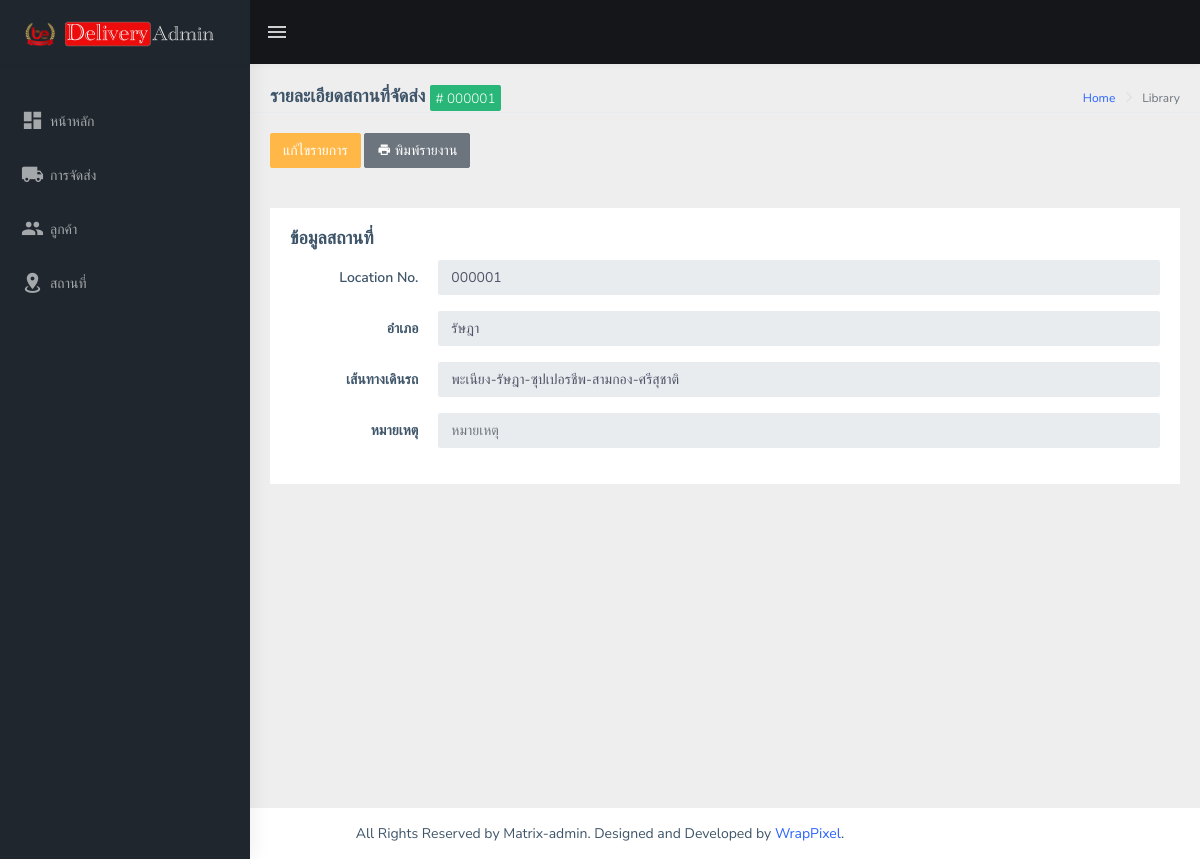
The page /manager/Location/location-detail.php?viewid=000001 on the database its author committed.
### tables this page shows
CREATE TABLE `location` (
  `ID` int(6) UNSIGNED ZEROFILL NOT NULL,
  `Area` varchar(200) DEFAULT NULL,
  `Route` varchar(200) DEFAULT NULL,
  `Other` varchar(200) DEFAULT NULL,
  `CreationDate` timestamp NOT NULL DEFAULT current_timestamp() ON UPDATE current_timestamp()
);

### manager/Location/location-detail.php (the view, shortened to what this page needs)
<?php
include('../../dbconnection.php');
?>
<!DOCTYPE html>
<html dir="ltr" lang="en">
<head>
    <link rel="stylesheet" type="text/css" href="../../assets/libs/select2/dist/css/select2.min.css">
    <link rel="stylesheet" type="text/css" href="../../assets/libs/jquery-minicolors/jquery.minicolors.css">
    <link rel="stylesheet" type="text/css" href="../../assets/libs/bootstrap-datepicker/dist/css/bootstrap-datepicker.min.css">
    <link rel="stylesheet" type="text/css" href="../../assets/libs/quill/dist/quill.snow.css">
    <link href="../../dist/css/style.min.css" rel="stylesheet">
</head>
<body>
    <div id="main-wrapper">
        <header class="topbar" data-navbarbg="skin5">
            <nav class="navbar top-navbar navbar-expand-md navbar-dark">
                <div class="navbar-header" data-logobg="skin5">
                    <a class="navbar-brand" href="index.html">
                        <b class="logo-icon p-l-10">
                            <img src="../../assets/images/icon.png" alt="homepage" class="light-logo" />
                        </b>
                        <span class="logo-text">
                            <img src="../../assets/images/text.png" alt="homepage" class="light-logo" />
                        </span>
                    </a>
                </div>
                <div class="navbar-collapse collapse" id="navbarSupportedContent" data-navbarbg="skin5">
                    <ul class="navbar-nav float-left mr-auto">
                        <li class="nav-item d-none d-md-block"><a class="nav-link sidebartoggler waves-effect waves-light" href="javascript:void(0)" data-sidebartype="mini-sidebar"><i class="mdi mdi-menu font-24"></i></a></li>
                    </ul>
                </div>
            </nav>
        </header>
        <aside class="left-sidebar" data-sidebarbg="skin5">
            <div class="scroll-sidebar">
                <nav class="sidebar-nav">
                    <ul id="sidebarnav" class="p-t-30">
                        <li class="sidebar-item"> <a class="sidebar-link waves-effect waves-dark sidebar-link" href="../index.php" aria-expanded="false"><i class="mdi mdi-view-dashboard"></i><span class="hide-menu">หน้าหลัก</span></a></li>
                        <li class="sidebar-item"> <a class="sidebar-link waves-effect waves-dark sidebar-link" href="../Delivery/delivery-report.php" aria-expanded="false"><i class="mdi mdi-truck"></i><span class="hide-menu">การจัดส่ง</span></a></li>
                        <li class="sidebar-item"> <a class="sidebar-link waves-effect waves-dark sidebar-link" href="../Customer/customer-report.php" aria-expanded="false"><i class="mdi mdi-account-multiple"></i><span class="hide-menu">ลูกค้า</span></a></li>
                        <li class="sidebar-item"> <a class="sidebar-link waves-effect waves-dark sidebar-link" href="location-report.php" aria-expanded="false"><i class="mdi mdi-map-marker-radius"></i><span class="hide-menu">สถานที่</span></a></li>
                    </ul>
                </nav>
            </div>
        </aside>
        <div class="page-wrapper">
        <?php
            $vid = $_GET['viewid'];
            $ret = mysqli_query($con, "select * from location where ID =$vid");
            while ($row = mysqli_fetch_array($ret)) {
            ?>
            <div class="page-breadcrumb">
                <div class="row">
                    <div class="col-12 d-flex no-block align-items-center">
                    <h4 class="page-title">รายละเอียดสถานที่จัดส่ง <span class="badge badge-success"># <?php echo $row['ID']; ?></span></h4>
                        <div class="ml-auto text-right">
                            <nav aria-label="breadcrumb">
                                <ol class="breadcrumb">
                                    <li class="breadcrumb-item"><a href="#">Home</a></li>
                                    <li class="breadcrumb-item active" aria-current="page">Library</li>
                                </ol>
                            </nav>
                        </div>
                    </div>
                </div>
            </div>
            <div class="border-top">
                <div class="card-body">
                <a href="location-edit.php?editid=<?php echo htmlentities($row['ID']); ?>" class="edit" data-toggle="tooltip"><button type="button" class="btn btn-warning">แก้ไขรายการ</button></a>
                    <button type="button" class="btn btn-secondary"><i class="mdi mdi-printer"></i> พิมพ์รายงาน</button>
                </div>
            </div>
            <div class="container-fluid">
                <div class="row">
                    <div class="col-md-12">
                        <div class="card">
                            <form class="form-horizontal">
                            <div class="card-body">
                                    <h4 class="card-title">ข้อมูลสถานที่</h4>
                                    <div class="form-group row">
                                        <label for="fname" class="col-sm-2 text-right control-label col-form-label">Location No.</label>
                                        <div class="col-sm-10">
                                            <input type="text" class="form-control" placeholder="Location No." value="<?php echo $row['ID']; ?>" disabled>
                                        </div>
                                    </div>
                                    <div class="form-group row">
                                        <label for="fname" class="col-sm-2 text-right control-label col-form-label">อำเภอ</label>
                                        <div class="col-sm-10">
                                            <input type="text" class="form-control" placeholder="อำเภอ" value="<?php echo $row['Area']; ?>" disabled>
                                        </div>
                                    </div>
                                    <div class="form-group row">
                                        <label for="lname" class="col-sm-2 text-right control-label col-form-label">เส้นทางเดินรถ</label>
                                        <div class="col-sm-10">
                                            <input type="text" class="form-control" placeholder="เส้นทางเดินรถ" value="<?php echo $row['Route']; ?>" disabled>
                                        </div>
                                    </div>
                                    <div class="form-group row">
                                        <label for="lname" class="col-sm-2 text-right control-label col-form-label">หมายเหตุ</label>
                                        <div class="col-sm-10">
                                            <input type="text" class="form-control" placeholder="หมายเหตุ" value="<?php echo $row['Other']; ?>" disabled>
                                        </div>
                                    </div>
                                </div>
                            </form>
                        </div>
                    </div>
                </div>
            </div>
            <?php
            } ?>
        </div>
        <footer class="footer text-center">
            All Rights Reserved by Matrix-admin. Designed and Developed by <a href="https://wrappixel.com">WrapPixel</a>.
        </footer>
    </div>
</body>
</html>

### rows shown on the page
location: ID "000001", Area "รัษฎา", Route "พะเนียง-รัษฎา-ซุปเปอรชีพ-สามกอง-ศรีสุชาติ"
